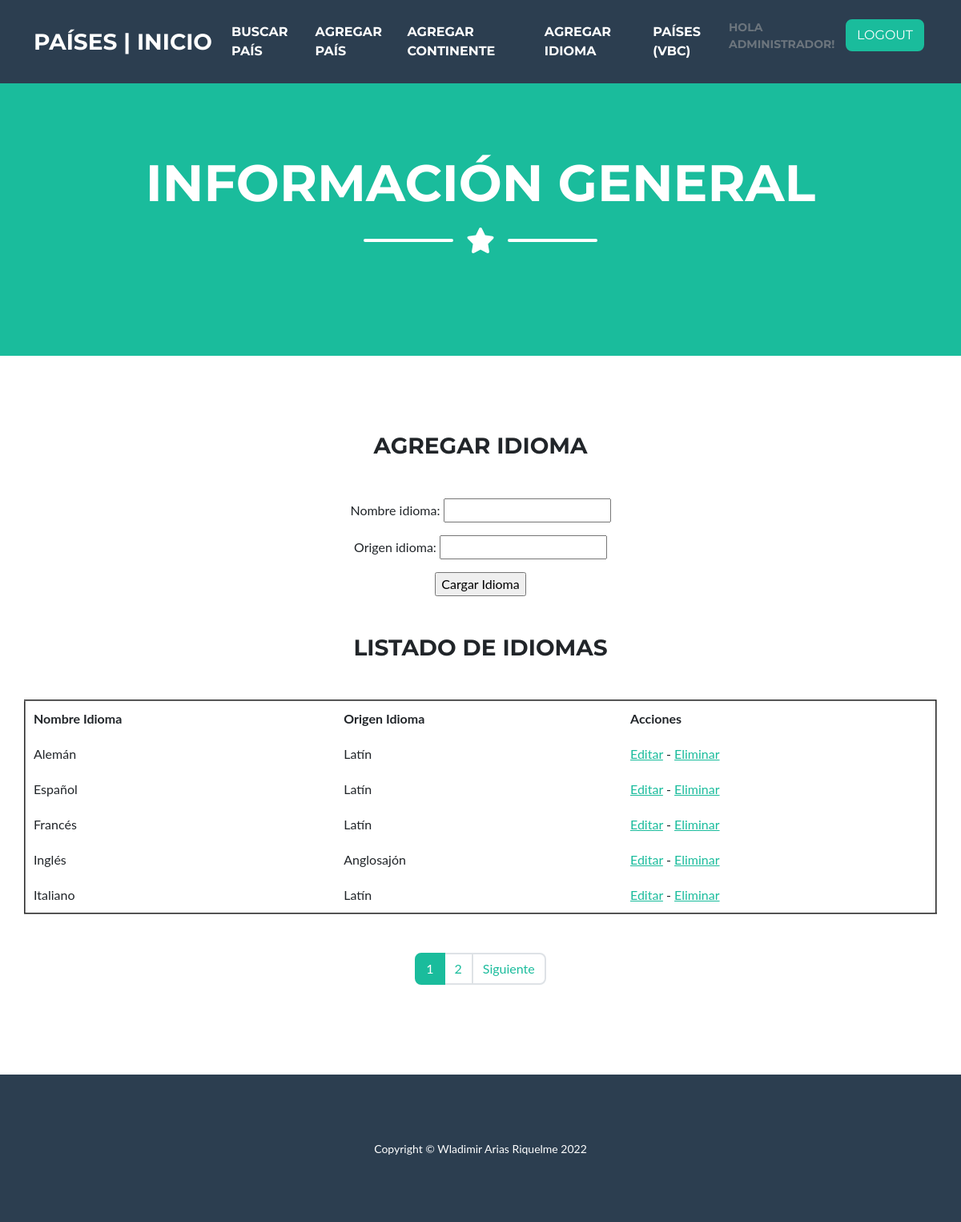
Screenshot of /idiomas/crear/ (signed in) with the database file from the repository.
### app/models.py (models this page shows)
class Idioma(models.Model):
    nombre_idioma = models.CharField(max_length=50)
    origen_idioma = models.CharField(max_length=50)

### app/views.py (the view)
# urls.py: path("idiomas/crear/", creacion_idioma, name="app-idiomas-crear"),
@login_required
def creacion_idioma(request):
    if request.method == 'POST':
        formulario = IdiomaFormulario(request.POST)
        if formulario.is_valid():
            data = formulario.cleaned_data
            idioma = Idioma(nombre_idioma=data['nombre_idioma'], origen_idioma=data['origen_idioma'])
            idioma.save()
        return render(request, 'app/index.html')
    else:
        formulario = IdiomaFormulario()
    idiomas = Idioma.objects.all().order_by('nombre_idioma')
    page = request.GET.get('page', 1)
    try:
        paginator = Paginator(idiomas, 5)
        idiomas = paginator.page(page)
    except:
        raise Http404
    contexto2 = {"entity":idiomas, "paginator":paginator}
    contexto = {"formulario":formulario}
    nuevo_contexto = {**contexto, **contexto2}
    return render(request, 'app/agregar_idioma.html', nuevo_contexto)

### app/forms.py
class IdiomaFormulario(forms.Form):
    nombre_idioma = forms.CharField()
    origen_idioma = forms.CharField()

### app/templates/app/agregar_idioma.html
{% extends 'app/base.html' %} {% block contenido %}
<div class="container d-flex align-items-center flex-column">
    <h3 class="masthead-heading text-uppercase mb-0">Agregar Idioma</h3>
    <div class="divider-custom divider-light">
        <div class="divider-custom-line"></div>
    </div>
</div>
<form action="" method="post">
    {% csrf_token %} {{ formulario.as_p }}
    <input type="submit" value="Cargar Idioma">
</form>
<div class="container d-flex align-items-center flex-column">
    <div class="divider-custom divider-light">
        <div class="divider-custom-line"></div>
    </div>
    <h3 class="masthead-heading text-uppercase mb-0">Listado de Idiomas</h3>
    <div class="divider-custom divider-light">
        <div class="divider-custom-line"></div>
    </div>
</div>
<table cellspacing="10" cellpadding="10" border="2">
    <thead>
        <tr>
            <th>Nombre Idioma</th>
            <th>Origen Idioma</th>
            <th>Acciones</th>
        </tr>
    </thead>
    <tbody>
        {% for idioma in entity %}
        <tr>
            <td>{{ idioma.nombre_idioma }}</td>
            <td>{{ idioma.origen_idioma }}</td>
            <td><a href="{% url 'app-idiomas-editar' idioma.id %}">Editar</a> - <a href="{% url 'app-idiomas-borrar' idioma.id %}">Eliminar</a></td>
        </tr>
        {% endfor %}
    </tbody>
</table>
<div class="divider-custom divider-light">
    <div class="divider-custom-line"></div>
</div>
<div>
    {% include 'app/paginator.html' %}
</div>
{% endblock %}

### app/templates/app/base.html (shortened to what this page needs)
<!DOCTYPE html>
<html lang="en">
<head>
    {% load static %}
    <link href="{% static 'app/css/styles.css' %}" rel="stylesheet" />
</head>
<body id="page-top">
    <nav class="navbar navbar-expand-lg bg-secondary text-uppercase fixed-top" id="mainNav">
        <div class="container">
            <a class="navbar-brand" href="{% url 'app-inicio' %}">Países | Inicio</a>
            <div class="collapse navbar-collapse" id="navbarResponsive">
                <ul class="navbar-nav ms-auto">
                    <li class="nav-item mx-0 mx-lg-1"><a class="nav-link py-1 px-0 px-lg-1 rounded" href="{% url 'app-paises-buscar' %}">Buscar País</a></li>
                    <li class="nav-item mx-0 mx-lg-1"><a class="nav-link py-1 px-0 px-lg-1 rounded" href="{% url 'app-paises-crear' %}">Agregar País</a></li>
                    <li class="nav-item mx-0 mx-lg-1"><a class="nav-link py-1 px-0 px-lg-1 rounded" href="{% url 'app-continentes-crear' %}">Agregar Continente</a></li>
                    <li class="nav-item mx-0 mx-lg-1"><a class="nav-link py-1 px-0 px-lg-1 rounded" href="{% url 'app-idiomas-crear' %}">Agregar Idioma</a></li>
                    <li class="nav-item mx-0 mx-lg-1"><a class="nav-link py-1 px-0 px-lg-1 rounded" href="{% url 'app-paisesvbc' %}">Países (VBC)</a></li>
                    {% if request.user.is_authenticated %}
                    <p class="small text-muted mb-4 mb-lg-0">Hola {{request.user.username}}!</p>
                    <li class="nav-item mx-0 mx-lg-1"><a class="btn btn-primary" href="{% url 'auth-logout' %}">Logout</a></li>
                    {% else %}
                    <p class="small text-muted mb-4 mb-lg-0">Hola Visitante!</p>
                    <li class="nav-item mx-0 mx-lg-1"><a class="btn btn-primary" href="{% url 'auth-login' %}">Login</a></li>
                    {% endif %}
                </ul>
            </div>
        </div>
    </nav>
    <header class="masthead bg-primary text-white text-center">
        <div class="container d-flex align-items-center flex-column">
            <h1 class="masthead-heading text-uppercase mb-0">Información General</h1>
            <div class="divider-custom divider-light">
                <div class="divider-custom-line"></div>
                <div class="divider-custom-icon"><i class="fas fa-star"></i></div>
                <div class="divider-custom-line"></div>
            </div>
        </div>
    </header>
    <section class="page-section portfolio" id="portfolio">
        <div class="container">
            <div class="row justify-content-center" align="center">
                {% block contenido %} {% endblock %}
            </div>
        </div>
    </section>
    <footer class="footer text-center">
        <div class="container"><small>Copyright &copy; Wladimir Arias Riquelme 2022</small></div>
    </footer>
</body>
</html>

### rows the page displays
Idioma: nombre_idioma "Alemán", origen_idioma "Latín"
Idioma: nombre_idioma "Español", origen_idioma "Latín"
Idioma: nombre_idioma "Francés", origen_idioma "Latín"
Idioma: nombre_idioma "Inglés", origen_idioma "Anglosajón"
Idioma: nombre_idioma "Italiano", origen_idioma "Latín"

### other values shown
{{ request.user.username }} "ADMINISTRADOR"
{{ page }} "1" "2"
